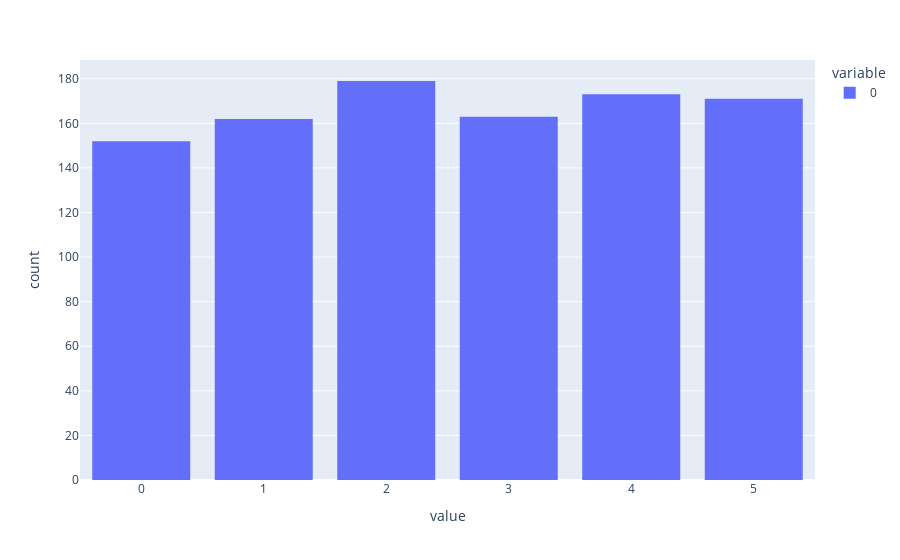

Write notebook code for a chart like this one.
### Code cell
#A simple hist plot
fig = px.histogram(dice_1) 
fig.update_layout(bargap = 0.2) #The gap can also be defined in the layout section
fig

### Figure 1 — Plotly figure (JSON) as saved in the notebook; plotly's stock layout.template omitted (floating-point values rounded to 4 significant figures; data arrays with more than 128 entries replaced by an {"elided": "..."} marker saying what was removed)
{"data": [{"alignmentgroup": "True", "bingroup": "x", "hovertemplate": "variable=0<br>value=%{x}<br>count=%{y}<extra></extra>", "legendgroup": "0", "marker": {"color": "#636efa", "pattern": {"shape": ""}}, "name": "0", "offsetgroup": "0", "orientation": "v", "showlegend": true, "type": "histogram", "x": {"elided": "1000 int values"}, "xaxis": "x", "yaxis": "y"}], "layout": {"bargap": 0.2, "barmode": "relative", "legend": {"title": {"text": "variable"}, "tracegroupgap": 0}, "margin": {"t": 60}, "xaxis": {"anchor": "y", "domain": [0, 1], "title": {"text": "value"}}, "yaxis": {"anchor": "x", "domain": [0, 1], "title": {"text": "count"}}}}
